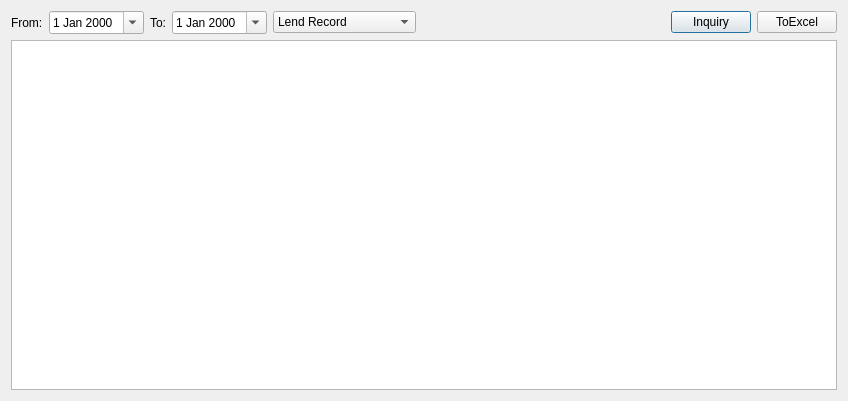
<?xml version="1.0" encoding="UTF-8"?>
<ui version="4.0">
 <class>recordInquiryDialog</class>
 <widget class="QDialog" name="recordInquiryDialog">
  <property name="geometry">
   <rect>
    <x>0</x>
    <y>0</y>
    <width>848</width>
    <height>401</height>
   </rect>
  </property>
  <property name="windowTitle">
   <string>Dialog</string>
  </property>
  <layout class="QVBoxLayout" name="verticalLayout">
   <item>
    <layout class="QHBoxLayout" name="horizontalLayout">
     <item>
      <widget class="QLabel" name="label">
       <property name="text">
        <string>From:</string>
       </property>
      </widget>
     </item>
     <item>
      <widget class="QDateEdit" name="beginDateDateEdit">
       <property name="calendarPopup">
        <bool>true</bool>
       </property>
      </widget>
     </item>
     <item>
      <widget class="QLabel" name="label_2">
       <property name="text">
        <string>To:</string>
       </property>
      </widget>
     </item>
     <item>
      <widget class="QDateEdit" name="endDateDateEdit">
       <property name="calendarPopup">
        <bool>true</bool>
       </property>
      </widget>
     </item>
     <item>
      <widget class="QComboBox" name="recordInquiryTypeComboBox">
       <item>
        <property name="text">
         <string>Lend Record</string>
        </property>
       </item>
       <item>
        <property name="text">
         <string>Return Record</string>
        </property>
       </item>
       <item>
        <property name="text">
         <string>Maintenance Record</string>
        </property>
       </item>
      </widget>
     </item>
     <item>
      <spacer name="horizontalSpacer">
       <property name="orientation">
        <enum>Qt::Horizontal</enum>
       </property>
       <property name="sizeHint" stdset="0">
        <size>
         <width>40</width>
         <height>20</height>
        </size>
       </property>
      </spacer>
     </item>
     <item>
      <widget class="QPushButton" name="recordInquiryPushButton">
       <property name="text">
        <string>Inquiry</string>
       </property>
      </widget>
     </item>
     <item>
      <widget class="QPushButton" name="toExcelPushButton">
       <property name="text">
        <string>ToExcel</string>
       </property>
      </widget>
     </item>
    </layout>
   </item>
   <item>
    <widget class="QTableWidget" name="inquiryResultShowTableWidget"/>
   </item>
  </layout>
 </widget>
 <resources/>
 <connections/>
</ui>
